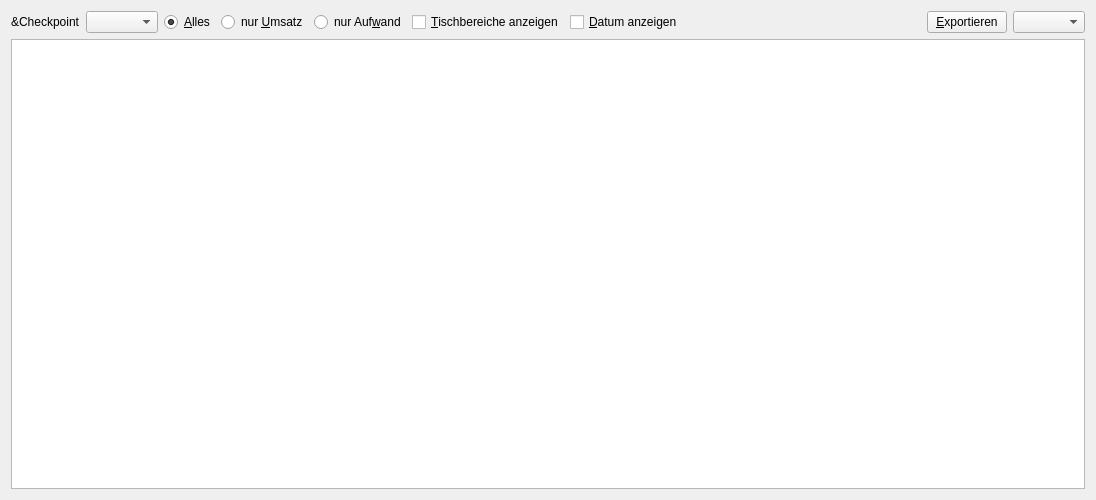
<?xml version="1.0" encoding="UTF-8"?>
<ui version="4.0">
 <class>VerkaufteArtikelReport</class>
 <widget class="QWidget" name="VerkaufteArtikelReport">
  <property name="geometry">
   <rect>
    <x>0</x>
    <y>0</y>
    <width>1096</width>
    <height>500</height>
   </rect>
  </property>
  <property name="windowTitle">
   <string>Verkaufte Artikel</string>
  </property>
  <layout class="QGridLayout" name="gridLayout">
   <item row="1" column="0">
    <layout class="QVBoxLayout" name="verticalLayout">
     <item>
      <layout class="QHBoxLayout" name="horizontalLayout">
       <item>
        <widget class="QLabel" name="label">
         <property name="text">
          <string>&amp;Checkpoint</string>
         </property>
        </widget>
       </item>
       <item>
        <widget class="QComboBox" name="comboBox_checkpoint"/>
       </item>
       <item>
        <widget class="QRadioButton" name="radioButton_all">
         <property name="text">
          <string>&amp;Alles</string>
         </property>
         <property name="checked">
          <bool>true</bool>
         </property>
        </widget>
       </item>
       <item>
        <widget class="QRadioButton" name="radioButton_umsatz">
         <property name="text">
          <string>nur &amp;Umsatz</string>
         </property>
        </widget>
       </item>
       <item>
        <widget class="QRadioButton" name="radioButton_aufwand">
         <property name="text">
          <string>nur Auf&amp;wand</string>
         </property>
        </widget>
       </item>
       <item>
        <widget class="QCheckBox" name="checkBox_showTableCode">
         <property name="text">
          <string>&amp;Tischbereiche anzeigen</string>
         </property>
        </widget>
       </item>
       <item>
        <widget class="QCheckBox" name="checkBox_showDate">
         <property name="text">
          <string>&amp;Datum anzeigen</string>
         </property>
        </widget>
       </item>
       <item>
        <spacer name="horizontalSpacer">
         <property name="orientation">
          <enum>Qt::Horizontal</enum>
         </property>
         <property name="sizeHint" stdset="0">
          <size>
           <width>40</width>
           <height>20</height>
          </size>
         </property>
        </spacer>
       </item>
       <item>
        <widget class="QPushButton" name="pushButton_export">
         <property name="text">
          <string>&amp;Exportieren</string>
         </property>
        </widget>
       </item>
       <item>
        <widget class="QComboBox" name="comboBox_period"/>
       </item>
      </layout>
     </item>
     <item>
      <widget class="FilterableTableView" name="tableView"/>
     </item>
    </layout>
   </item>
  </layout>
 </widget>
 <customwidgets>
  <customwidget>
   <class>FilterableTableView</class>
   <extends>QTableView</extends>
   <header>lib.FilterableTableView</header>
  </customwidget>
 </customwidgets>
 <resources/>
 <connections/>
</ui>
